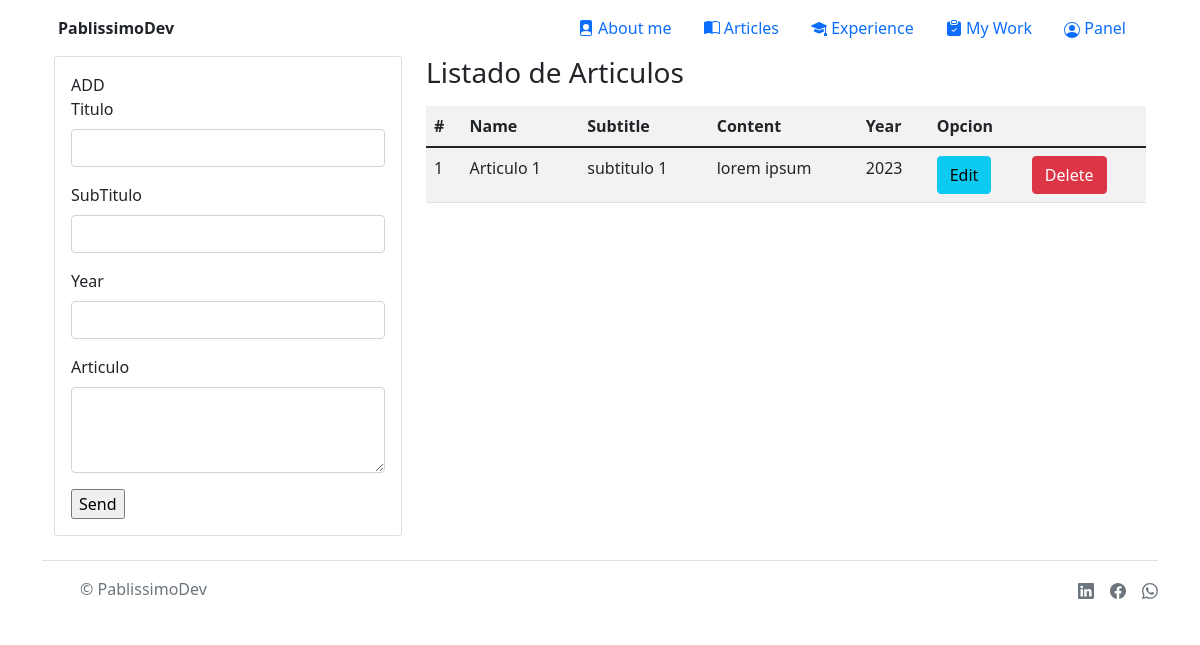
/menu/form_articles/ (signed in), run on the app's committed database.
### core/models.py (models this page shows, shortened)
class Article(models.Model):
    articles_name = models.CharField(max_length=80)
    articles_subname = models.CharField(max_length=100)
    articles_text = models.TextField()
    articles_year = models.IntegerField(max_length=4)

### core/views.py (the view)
# urls.py: path('menu/form_articles/', views.form_articles, name="FormArticles"),
@login_required
def form_articles(request):
    articles_list = Article.objects.all()
    return render(request, "form_articles.html", {"articles_list": articles_list})

### app/templates/form_articles.html (shortened to what this page needs)
{% extends 'base.html' %}
{% load static %}
{% block main %}
<div class="container">
    <div class="row">
      <div class="col-sm-12 col-md-6 col-lg-4 col-xl-4">
      <div class="card">
        <div class="card-body">
          <form action="/menu/add_article/" method="POST">
            ADD
            <div class="mb-3">
                <label for="exampleFormControlInput1" class="form-label">Titulo</label>
                <input type="text" class="form-control" id="exampleFormControlInput1" name="articles_name">
              </div>
              <div class="mb-3">
                <label for="exampleFormControlInput2" class="form-label">SubTitulo</label>
                <input type="text" class="form-control" id="exampleFormControlInput2" name="articles_subname">
              </div>
              <div class="mb-3">
                <label for="exampleFormControlInput3" class="form-label">Year</label>
                <input type="number" class="form-control" id="exampleFormControlInput3" name="articles_year">
              </div>
              <div class="mb-3">
                <label for="exampleFormControlTextarea1" class="form-label">Articulo</label>
                <textarea class="form-control" id="exampleFormControlTextarea1" rows="3" name="articles_text"></textarea>
              </div>
              <input type="submit" value="Send">
          </form>
        </div>
      </div>
    </div>
    <div class="col-sm-12 col-md-6 col-lg-8 col-xl-8">
      <h3>Listado de Articulos</h3>
          <div class="table-responsive py-2">
            <table class="table table-striped">
              <tr>
                <th>#</th>
                <th>Name</th>
                <th>Subtitle</th>
                <th>Content</th>
                <th>Year</th>
                <th colspan="2">Opcion</th>
            </tr>
            <tbody>
              {% for item in articles_list %}
              <tr>
              <td>{{item.id}}</td>
              <td>{{item.articles_name}}</td>
              <td>{{item.articles_subname}}</td>
              <td>{{item.articles_text}}</td>
              <td>{{item.articles_year}}</td>
              <td><a href="/menu/edit_article/{{item.id}}" class="btn btn-info">Edit</a></td>
              <td><a href="/menu/delete_article/{{item.id}}" class="btn btn-danger btnEliminacion">Delete</a></td>
              </tr>
              {% endfor %}
            </tbody>
            </table>
          </div>
    </div>
  </div>
</div>
{% endblock main %}

### data on the page
Article: id "1", articles_name "Articulo 1", articles_subname "subtitulo 1", articles_text "lorem ipsum", articles_year "2023"
